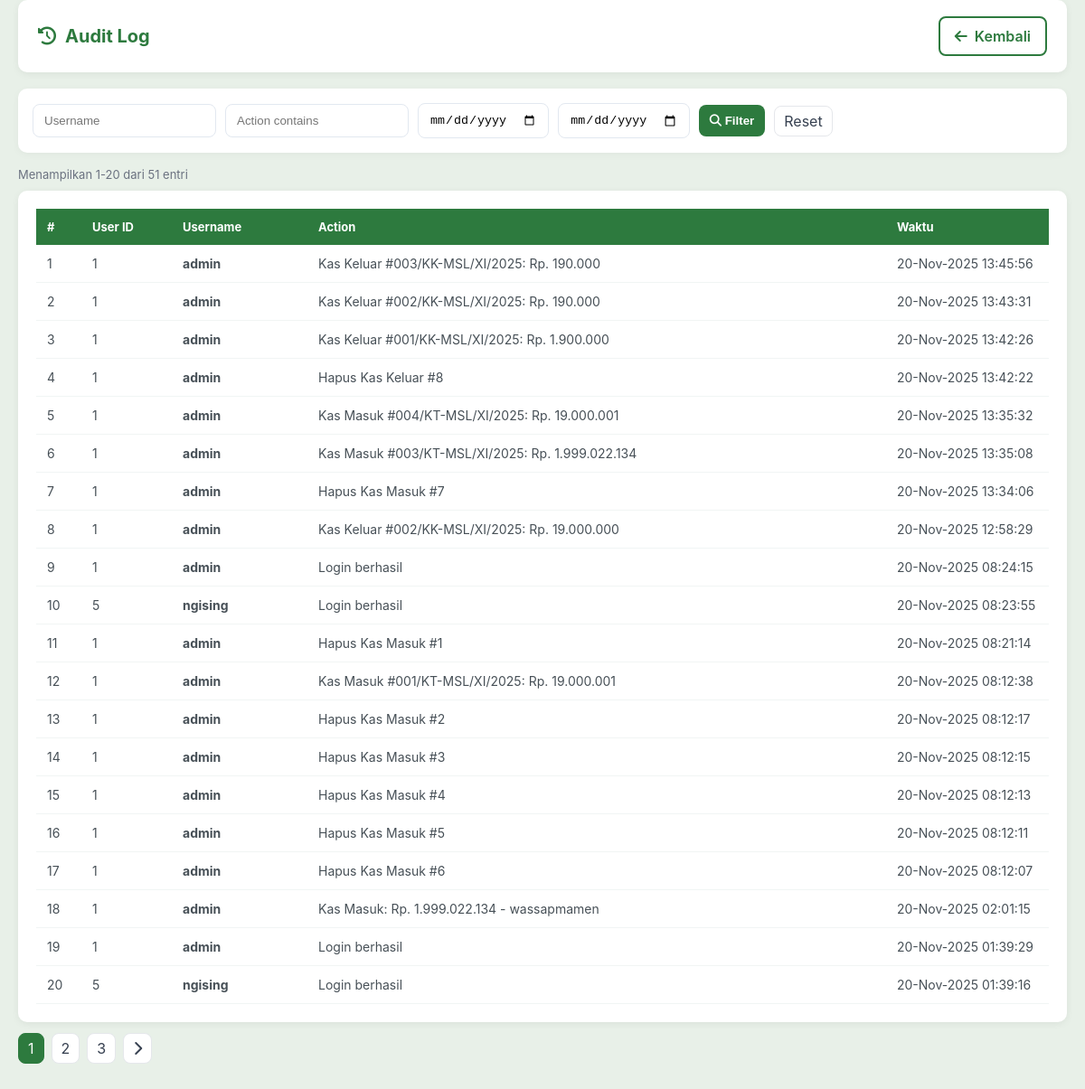
Page /audit_log.php (signed in) on the earlier database version.
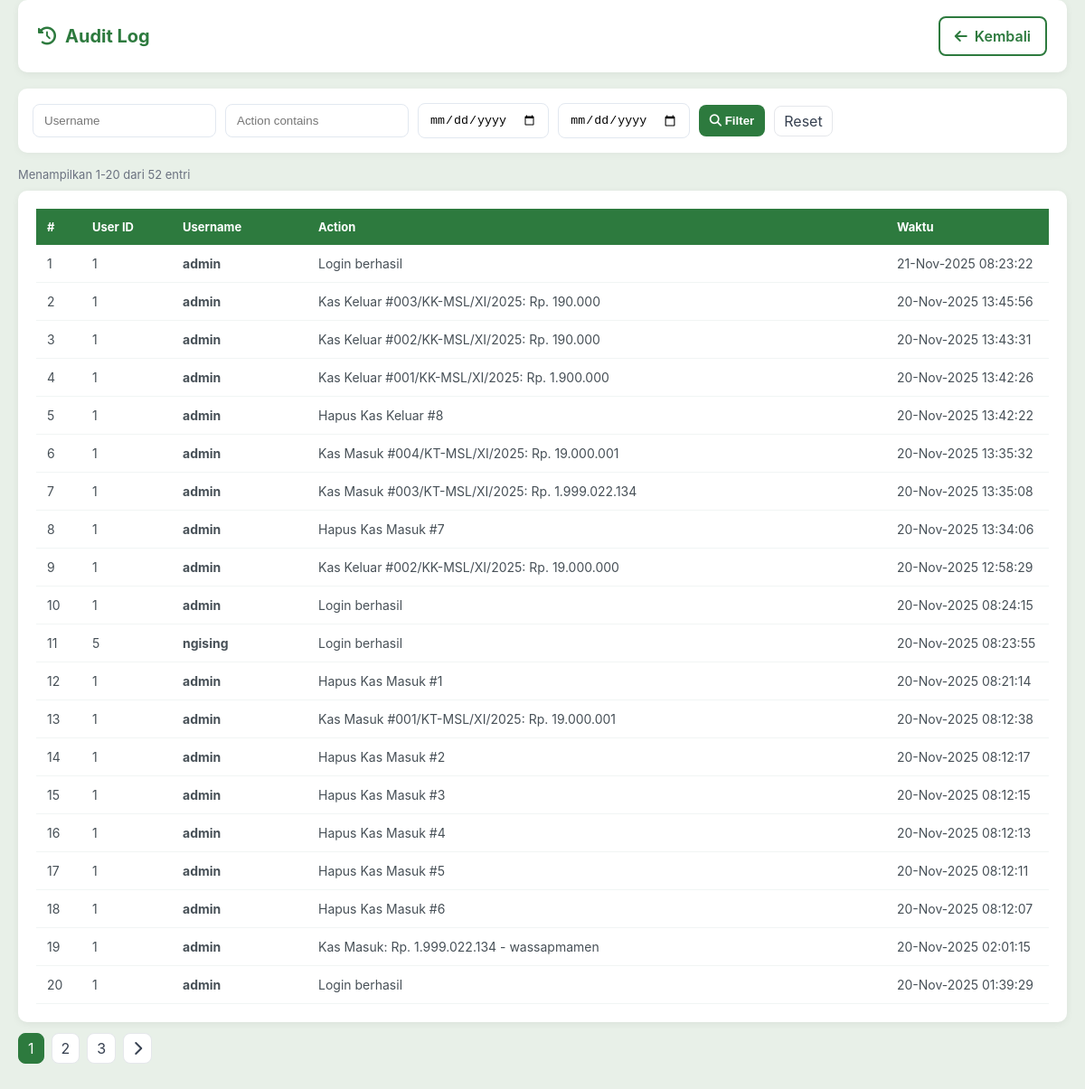
Same page on the later database version.
### tables this page shows
CREATE TABLE `audit_log` (
  `id` int(11) NOT NULL,
  `user_id` int(11) NOT NULL,
  `username` varchar(100) NOT NULL,
  `action` varchar(255) NOT NULL,
  `ip_address` varchar(50) DEFAULT NULL,
  `timestamp` datetime DEFAULT current_timestamp()
);

### audit_log.php (the view, shortened to what this page needs)
<?php
require_once 'config/conn_db.php';
$username = isset($_GET['username']) ? clean_input($_GET['username']) : '';
$actionq = isset($_GET['action_q']) ? clean_input($_GET['action_q']) : '';
$date_from = isset($_GET['date_from']) ? clean_input($_GET['date_from']) : '';
$date_to = isset($_GET['date_to']) ? clean_input($_GET['date_to']) : '';
$page = max(1, intval($_GET['page'] ?? 1));
$perPage = 20;
$where = '';
$countRes = mysqli_query($conn, "SELECT COUNT(*) AS total FROM audit_log $where");
$total = 0;
if ($countRes) {
    $r = mysqli_fetch_assoc($countRes);
    $total = intval($r['total']);
}
$offset = ($page - 1) * $perPage;
$sql = "SELECT * FROM audit_log $where ORDER BY timestamp DESC LIMIT $offset, $perPage";
$res = mysqli_query($conn, $sql);
?>
<!DOCTYPE html>
<html lang="id">
<head>
    <link rel="stylesheet" href="https://cdnjs.cloudflare.com/ajax/libs/font-awesome/6.4.0/css/all.min.css">
</head>
<body>
    <div class="container">
        <div class="header">
            <h2><i class="fas fa-history"></i> Audit Log</h2>
            <div class="page-actions">
                <a href="dashboard.php" class="btn btn-outline"><i class="fas fa-arrow-left"></i> Kembali</a>
            </div>
        </div>
        <div class="form-filters">
            <form method="get" style="display:flex; gap:10px; align-items:center; flex-wrap:wrap; width:100%;">
                <input type="text" name="username" placeholder="Username" value="<?php echo htmlspecialchars($username); ?>">
                <input type="text" name="action_q" placeholder="Action contains" value="<?php echo htmlspecialchars($actionq); ?>">
                <input type="date" name="date_from" value="<?php echo htmlspecialchars($date_from); ?>">
                <input type="date" name="date_to" value="<?php echo htmlspecialchars($date_to); ?>">
                <button type="submit"><i class="fas fa-search"></i> Filter</button>
                <a href="audit_log.php" class="page-link">Reset</a>
            </form>
        </div>
        <div class="small muted" style="margin:10px 0;">
            Menampilkan <?php echo ($total>0?($offset+1)."-".min($offset+$perPage,$total):"0"); ?> dari <?php echo $total; ?> entri
        </div>
        <div class="table-wrap">
            <table>
                <thead>
                    <tr>
                        <th style="width:50px;">#</th>
                        <th style="width:100px;">User ID</th>
                        <th style="width:150px;">Username</th>
                        <th>Action</th>
                        <th style="width:180px;">Waktu</th>
                    </tr>
                </thead>
                <tbody>
                    <?php if ($res && mysqli_num_rows($res) > 0): $no = $offset + 1; while ($row = mysqli_fetch_assoc($res)): ?>
                    <tr>
                        <td><?php echo $no++; ?></td>
                        <td><?php echo htmlspecialchars($row['user_id']); ?></td>
                        <td><strong><?php echo htmlspecialchars($row['username']); ?></strong></td>
                        <td><?php echo htmlspecialchars($row['action']); ?></td>
                        <td><?php echo date('d-M-Y H:i:s', strtotime($row['timestamp'])); ?></td>
                    </tr>
                    <?php endwhile; else: ?>
                    <tr><td colspan="5" class="muted" style="text-align:center; padding:20px;">
                        <i class="fas fa-inbox"></i> Belum ada data audit log.
                    </td></tr>
                    <?php endif; ?>
                </tbody>
            </table>
        </div>
        <?php if ($total > $perPage): ?>
        <div class="pagination">
            <?php
            $totalPages = max(1, ceil($total / $perPage));
            $baseUrl = 'audit_log.php?username=' . urlencode($username) . '&action_q=' . urlencode($actionq) . '&date_from=' . urlencode($date_from) . '&date_to=' . urlencode($date_to) . '&page=';
            for ($p = 1; $p <= $totalPages; $p++) {
                if ($p == $page) {
                    echo '<span class="page-link active">' . $p . '</span>';
                } else {
                    echo '<a class="page-link" href="' . $baseUrl . $p . '">' . $p . '</a>';
                }
            }
            if ($page < $totalPages) {
                echo '<a class="page-link" href="' . $baseUrl . ($page+1) . '"><i class="fas fa-chevron-right"></i></a>';
            }
            ?>
        </div>
        <?php endif; ?>
    </div>
</body>
</html>

### audit_log.php (style rules this page uses)
* { margin:0; padding:0; box-sizing: border-box; }
body { font-family: 'Inter', sans-serif; background: #e8f0e8; min-height: 100vh; }
.container { max-width: 100%; margin: 0; padding: 0 20px 40px; }
.header { background: white; padding: 18px 22px; border-radius: 10px; margin-bottom: 18px; box-shadow: 0 2px 8px rgba(0,0,0,0.06); display: flex; justify-content: space-between; align-items: center; gap: 12px; }
.header h2 { color: #2d7a3e; font-size: 20px; display:flex; align-items:center; gap:10px; }
.page-actions { display:flex; gap:10px; }
.btn { padding: 10px 16px; border-radius: 8px; cursor: pointer; border: none; font-weight: 600; display:inline-flex; align-items:center; gap:8px; text-decoration:none; transition: all 0.3s ease; }
.btn-outline { background: white; border: 2px solid #2d7a3e; color: #2d7a3e; }
.form-filters { background: white; padding: 16px; border-radius: 10px; box-shadow: 0 2px 8px rgba(0,0,0,0.04); margin-bottom: 16px; display:flex; gap:10px; flex-wrap:wrap; align-items:center; }
.form-filters input[type=text], .form-filters input[type=date] { padding:10px 12px; border:1px solid #e2e8f0; border-radius:8px; }
.form-filters button { padding:10px 12px; border-radius:8px; border:none; background:#2d7a3e; color:white; cursor:pointer; font-weight: 600; }
.table-wrap { background: white; padding: 20px; border-radius: 10px; box-shadow: 0 2px 8px rgba(0,0,0,0.06); overflow-x:auto; }
table { width:100%; border-collapse: collapse; min-width: 720px; }
thead th { background: #2d7a3e; color: white; padding:12px; text-align:left; font-size:13px; }
tbody td { padding:12px; border-bottom:1px solid #f1f5f4; color:#475057; font-size:14px; }
.muted { color:#6b7280; font-size:13px; }
.pagination { margin-top:12px; display:flex; gap:8px; align-items:center; flex-wrap:wrap; }
.page-link { padding:6px 10px; border-radius:8px; border:1px solid #e5e7eb; background:white; text-decoration:none; color:#374151; transition: all 0.3s ease; }
.page-link.active { background:#2d7a3e; color:white; border-color:#2d7a3e }

Differences in the rows shown:
no longer on this page (row unchanged): audit_log: user "5", username "ngising", action "Login berhasil", timestamp "20-Nov-2025 01:39:16"
added audit_log: user "1", username "admin", action "Login berhasil", timestamp "21-Nov-2025 08:23:22"
Other differences:
$total: "51" → "52"
